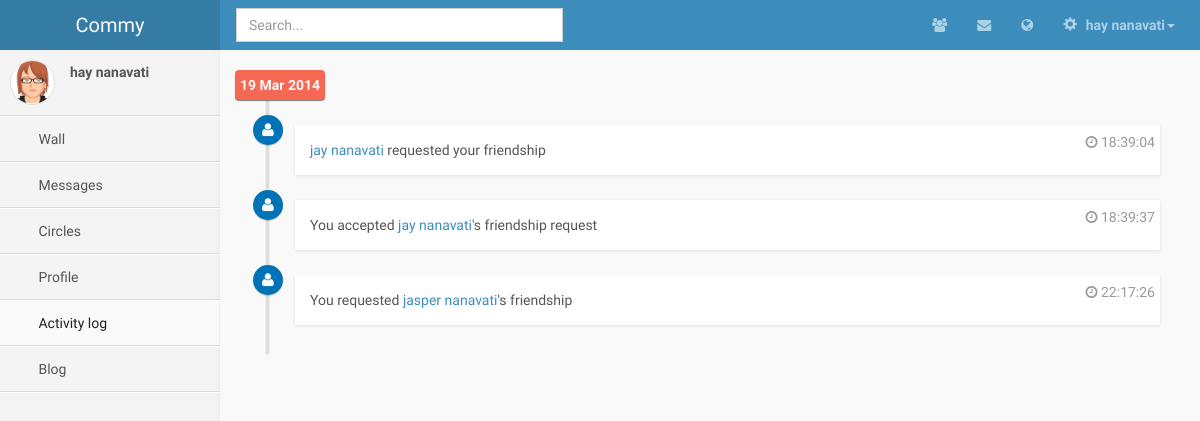
The page /activity.php (signed in) on the database as committed earlier.
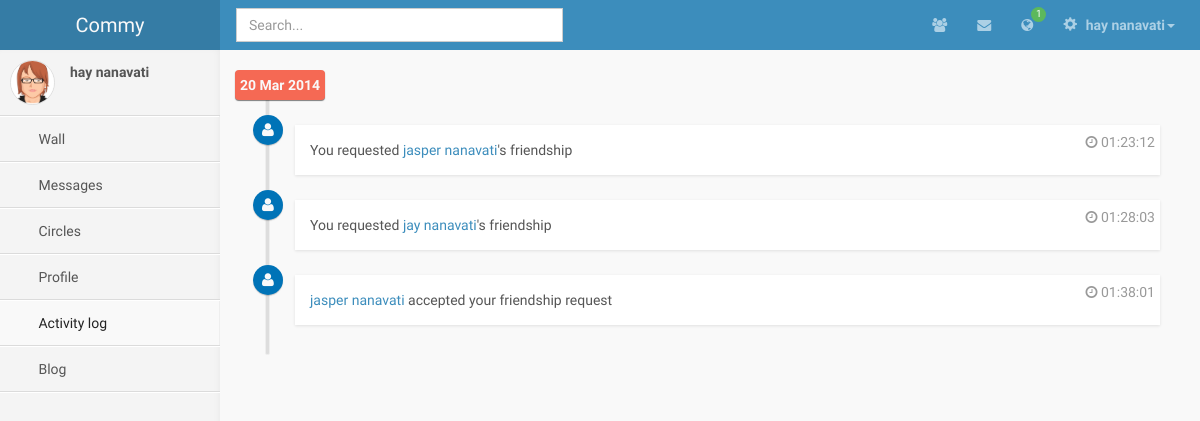
The same page on the database as committed later.
### tables this page shows
CREATE TABLE IF NOT EXISTS `profile` (
  `id` int(11) NOT NULL AUTO_INCREMENT,
  `main_type` int(11) NOT NULL,
  `name` varchar(512) NOT NULL,
  `surname` varchar(512) NOT NULL,
  `profile_photo_id` int(11) DEFAULT NULL,
  `cover_photo_id` int(11) DEFAULT NULL,
  `dob` date NOT NULL,
  `email` varchar(512) NOT NULL,
  `password` varchar(512) NOT NULL,
  PRIMARY KEY (`id`),
  KEY `profile_photo_id` (`profile_photo_id`),
  KEY `cover_photo_id` (`cover_photo_id`)
);

CREATE TABLE IF NOT EXISTS `activity` (
  `id` int(11) NOT NULL AUTO_INCREMENT,
  `from_user_id` int(11) NOT NULL,
  `to_user_id` int(11) DEFAULT NULL,
  `main_type` int(11) NOT NULL,
  `sub_type` int(11) NOT NULL,
  `object_id` int(11) NOT NULL,
  `created_date` timestamp NOT NULL DEFAULT CURRENT_TIMESTAMP,
  PRIMARY KEY (`id`),
  KEY `to_user_id` (`to_user_id`),
  KEY `from_user_id` (`from_user_id`)
);

### activity.php (the view, shortened to what this page needs)
<!DOCTYPE HTML>
<html>
    <head>
         <?PHP
            require("includes/php-includes.php");
            require("includes/html-includes.php");
            if ($result = $mysqli->query("SELECT * FROM profile WHERE id = (SELECT profile_id FROM user WHERE id = " . $_SESSION["user_id"] . ") LIMIT 1"))
            {
                $profile = $result->fetch_object();
            }
        ?>
        <link href="css/activity.css" rel="stylesheet" type="text/css" />
    </head>
    <body class="skin-blue">
        <?PHP
			require("includes/header.php");
        ?>
        <div class="wrapper row-offcanvas row-offcanvas-left">
            <?PHP include_once('includes/sidebar.php'); ?>
            <aside class="right-side">
                <section class="content">
                    <div class="row">
                        <div class="col-md-12">
                            <ul class="timeline">
                                <?PHP
                                    if ($result = $mysqli->query("SELECT * FROM activity WHERE from_user_id = " . $_SESSION["user_id"] . " OR to_user_id = " . $_SESSION["user_id"] . " ORDER BY created_date ASC"))
                                    {
                                        $currentDate = 0;
                                        for ($i = 0; $i < $result->num_rows; $i++)
                                        {
                                            $activity = $result->fetch_object();
                                            $date = floor(strtotime($activity->created_date) / 86400);
                                            if ($date != $currentDate)
                                            {
                                                $currentDate = $date;
                                                echo "
                                                        <li class='time-label'>
                                                            <span class='bg-red'>
                                                                " . date("d M Y", strtotime($activity->created_date)). "
                                                            </span>
                                                        </li>
                                                        ";
                                            }
                                            echo "<li>";
                                            if ($activity->main_type == 0)
                                            {
                                                if ($activity->sub_type == 0)
                                                {
                                                    if ($activity->from_user_id == $_SESSION["user_id"])
                                                    {
                                                        $otherPerson = $mysqli->query("SELECT * FROM profile WHERE id = (SELECT profile_id FROM user WHERE id = $activity->to_user_id LIMIT 1) LIMIT 1")->fetch_object();
                                                        echo "<i class='fa fa-user bg-blue'></i><div class='timeline-item'><span class='time'><i class='fa fa-clock-o'></i> " . date("H:i:s", strtotime($activity->created_date)) . "</span><div class='timeline-body'>You requested <a href='view_profile.php?id=$activity->to_user_id'>$otherPerson->name $otherPerson->surname</a>'s friendship</div></div>";
                                                    }
                                                    else
                                                    if ($activity->to_user_id == $_SESSION["user_id"])
                                                    {
                                                        $otherPerson = $mysqli->query("SELECT * FROM profile WHERE id = (SELECT profile_id FROM user WHERE id = $activity->from_user_id LIMIT 1) LIMIT 1")->fetch_object();
                                                        echo "<i class='fa fa-user bg-blue'></i><div class='timeline-item'><span class='time'><i class='fa fa-clock-o'></i> " . date("H:i:s", strtotime($activity->created_date)) . "</span><div class='timeline-body'><a href='view_profile.php?id=$activity->from_user_id'>$otherPerson->name $otherPerson->surname</a> requested your friendship</div></div>";
                                                    }
                                                }
                                            }
                                            else
                                            if ($activity->main_type == 2)
                                            {
                                                if ($activity->sub_type == 1)
                                                {
                                                    if ($activity->from_user_id == $_SESSION["user_id"])
                                                    {
                                                        $otherPerson = $mysqli->query("SELECT * FROM profile WHERE id = (SELECT profile_id FROM user WHERE id = $activity->to_user_id LIMIT 1) LIMIT 1")->fetch_object();
                                                        echo "<i class='fa fa-user bg-blue'></i><div class='timeline-item'><span class='time'><i class='fa fa-clock-o'></i> " . date("H:i:s", strtotime($activity->created_date)) . "</span><div class='timeline-body'>You accepted <a href='view_profile.php?id=$activity->to_user_id'>$otherPerson->name $otherPerson->surname</a>'s friendship request</div></div>";
                                                    }
                                                    else
                                                    if ($activity->to_user_id == $_SESSION["user_id"])
                                                    {
                                                        $otherPerson = $mysqli->query("SELECT * FROM profile WHERE id = (SELECT profile_id FROM user WHERE id = $activity->from_user_id LIMIT 1) LIMIT 1")->fetch_object();
                                                        echo "<i class='fa fa-user bg-blue'></i><div class='timeline-item'><span class='time'><i class='fa fa-clock-o'></i> " . date("H:i:s", strtotime($activity->created_date)) . "</span><div class='timeline-body'><a href='view_profile.php?id=$activity->from_user_id'>$otherPerson->name $otherPerson->surname</a> accepted your friendship request</div></div>";
                                                    }
                                                }
                                            }
                                            echo "</li>";
                                        }
                                    }
                                ?>
                            </ul>
                        </div>
                    </div>
                </section>
            </aside>
        </div>
	    </body>
</html>

### includes/html-includes.php (shortened to what this page needs)
      <link href="css/bootstrap.min.css" rel="stylesheet" type="text/css" />
      <link href="css/font-awesome.min.css" rel="stylesheet" type="text/css" />
      <link href="css/ionicons.min.css" rel="stylesheet" type="text/css" />
      <link href="css/morris/morris.css" rel="stylesheet" type="text/css" />
      <link href="css/jvectormap/jquery-jvectormap-1.2.2.css" rel="stylesheet" type="text/css" />
      <link href="css/fullcalendar/fullcalendar.css" rel="stylesheet" type="text/css" />
      <link href="css/daterangepicker/daterangepicker-bs3.css" rel="stylesheet" type="text/css" />
      <link href="css/bootstrap-wysihtml5/bootstrap3-wysihtml5.min.css" rel="stylesheet" type="text/css" />
      <link href="css/AdminLTE.css" rel="stylesheet" type="text/css" />
      <link href="css/global.css" rel="stylesheet" type="text/css" />
<link rel="stylesheet" href="css/jquery.fileupload.css">

### includes/header.php (shortened to what this page needs)
<?PHP
	$friend_requests = 0;
	$messages = 0;
	$general_notifs = 0;
	if ($result = $mysqli->query("SELECT * FROM notification,activity WHERE notification.activity_id=activity.id AND notification.target_id=".$_SESSION["user_id"]))
            {
				while($row = $result->fetch_assoc()){
					if($row['main_type']==0){
						if($row['seen']==0){
							$friend_requests++;
						}
					}else if($row['main_type']==1){
						if($row['seen']==0){
							$messages++;
						}
					}else if($row['main_type']==2){
						if($row['seen']==0){
							$general_notifs++;
						}
					}
				}
            }
?>
        <header class="header">
            <a class="logo" href="#">Commy</a>
            <nav class="navbar navbar-static-top" role="navigation">
                <input type="text" autocomplete="off" name="q" id="search_box" class="form-control searchbox"  placeholder="Search..." style="margin-left:16px;">
                <div class="navbar-right">
                    <ul class="nav navbar-nav">
                        <li class="dropdown messages-menu" id="friend-request-icon">
                            <a href="#" class="dropdown-toggle" data-toggle="dropdown" id="friend-request-notif">
                                <i class="fa fa-users"></i>
                            </a>
                        </li>
                        <li class="dropdown messages-menu">
                            <a href="#" class="dropdown-toggle" data-toggle="dropdown" >
                                <i class="fa fa-envelope"></i>
							</a>
                        </li>
                        <li class="dropdown messages-menu" id="general-notif-icon">
                            <a href="#" class="dropdown-toggle" data-toggle="dropdown" id="general-notif">
                                <i class="fa fa-globe"></i>
								<?PHP
									if($general_notifs>0){
										echo '<span class="label label-success" id="general-notif-count">'.$general_notifs.'</span>';
									}
								?>
                            </a>
                        </li>
                        <li class="dropdown user user-menu">
                            <a href="#" class="dropdown-toggle" data-toggle="dropdown">
                                <i class="glyphicon glyphicon-cog"></i>
                                <span><?PHP
                                    if (isset($profile)) {
                                        echo $profile->name . " " . $profile->surname;
                                    }
                                ?><i class="caret"></i></span>
                            </a>
									<?PHP
									$profile_photo_url="img/avatar3.png";
									?>
                        </li>
                    </ul>
                </div>
            </nav>
        </header>

### includes/sidebar.php
      <aside class="left-side sidebar-offcanvas">
          <section class="sidebar">
              <div class="user-panel">
                  <div class="pull-left image">
	<?PHP
                      echo '<img src="'.$profile_photo_url.'" class="img-circle" alt="User Image" />';
	?>
</div>
                  <div class="pull-left info">
                      <p><?PHP
                          if (isset($profile)) {
                              echo $profile->name . " " . $profile->surname;
                          }
                      ?></p>
                  </div>
              </div>
              <ul class="sidebar-menu">
                  <li id="wall_menu">
                      <a href="wall.php">
                          <i class="fa"></i> <span>Wall</span>
                      </a>
                  </li>
                  <li id="messages_menu">
                      <a href="messages.php">
                          <i class="fa"></i> <span>Messages</span>
                      </a>
                  </li>
                  <li id="circles_menu">
                      <a href="circles.php">
                          <i class="fa"></i> <span>Circles</span>
                      </a>
                  </li>
                  <li id="profile_menu">
                      <a href="profile.php">
                          <i class="fa"></i> <span>Profile</span>
                      </a>
                  </li>
                  <li id="activity_menu">
                      <a href="activity.php">
                          <i class="fa"></i> <span>Activity log</span>
                      </a>
                  </li>
                  <li id="blog_menu">
                      <a href="blog.php">
                          <i class="fa"></i> <span>Blog</span>
                      </a>
                  </li>
              </ul>
          </section>
      </aside>

### css/global.css (style rules this page uses)
.searchbox { width: 33.33%; margin: 8px auto; }
.navbar-right { display: inline-block; margin-top: -50px; }

Rows that differ between the two databases and show on the page:
removed activity: created_date "19 Mar 2014", created_date "18:39:04", profile.name "jay", profile.surname "nanavati"
removed activity: created_date "18:39:37", profile.name "jay", profile.surname "nanavati"
removed activity: created_date "22:17:26", profile.name "jasper", profile.surname "nanavati"
added activity: created_date "20 Mar 2014", created_date "01:23:12", profile.name "jasper", profile.surname "nanavati"
added activity: created_date "01:28:03", profile.name "jay", profile.surname "nanavati"
added activity: created_date "01:38:01", profile.name "jasper", profile.surname "nanavati"
Other text that changed with them:
$general_notifs: (not shown) → "1"
